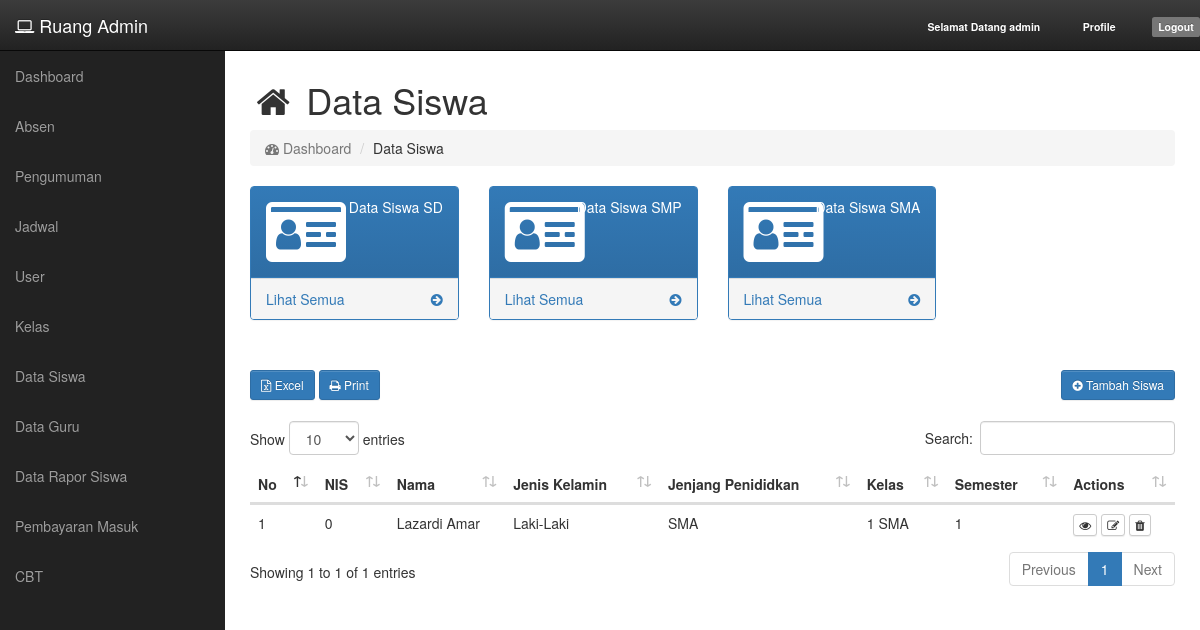
Page /siswa/3 (signed in) on the earlier database version.
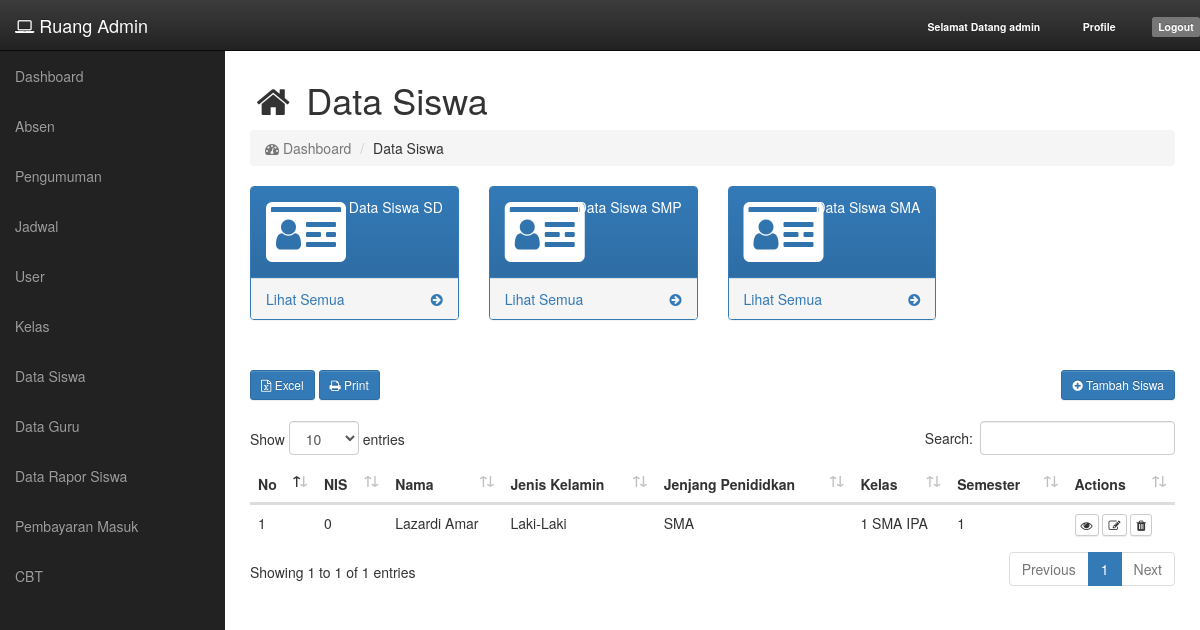
Same page on the later database version.
### tables this page shows
CREATE TABLE `tb_siswa` (
  `siswa_id` int(11) NOT NULL,
  `siswa_nis` varchar(255) DEFAULT NULL,
  `siswa_nama` varchar(255) DEFAULT NULL,
  `siswa_tmp_lahir` varchar(255) DEFAULT NULL,
  `siswa_tgl_lahir` date DEFAULT NULL,
  `siswa_jenis_kelamin` int(11) DEFAULT NULL,
  `siswa_agama` varchar(255) DEFAULT NULL,
  `siswa_anak_ke` int(11) DEFAULT NULL,
  `siswa_alamat` text,
  `siswa_nama_ayah` varchar(255) DEFAULT NULL,
  `siswa_nama_ibu` varchar(255) DEFAULT NULL,
  `siswa_alamat_ortu` text,
  `siswa_nohp_ortu` varchar(255) DEFAULT NULL,
  `siswa_pekerjaan_ayah` varchar(255) DEFAULT NULL,
  `siswa_pekerjaan_ibu` varchar(255) DEFAULT NULL,
  `siswa_nama_wali` varchar(255) DEFAULT NULL,
  `siswa_nohp_wali` varchar(255) DEFAULT NULL,
  `siswa_alamat_wali` text,
  `siswa_pekerjaan_wali` varchar(255) DEFAULT NULL,
  `siswa_jenjang` int(11) DEFAULT NULL,
  `siswa_kelas` int(11) DEFAULT NULL,
  `siswa_semester` varchar(255) DEFAULT NULL,
  `siswa_foto` varchar(255) DEFAULT NULL,
  `siswa_uid` int(11) DEFAULT NULL
);

CREATE TABLE `tb_kelas` (
  `kelas_id` int(11) NOT NULL,
  `kelas_jenjang` int(11) DEFAULT NULL,
  `kelas_tingkat` int(11) DEFAULT NULL,
  `kelas_jurusan` int(11) DEFAULT NULL,
  `kelas_nama` varchar(128) DEFAULT NULL
);

CREATE TABLE `tb_jenjang` (
  `jenjang_id` int(11) NOT NULL,
  `jenjang_nama` varchar(255) DEFAULT NULL
);

### app/core/Controller.php (called while the page is built, shortened)
<?php
class Controller {
	public function model($model) {
		return new $model;
	}
	public function view($view, $data = []) {
		require_once 'app/views/' . $view . '.php';
	}
}

### app/core/App.php (called while the page is built, shortened)
<?php
class App {
  protected $method = 'index';
  protected $params = [];
  public function __construct() {
    $url = $this->parseURL();
    if (file_exists('app/controllers/' . $url[0] . '.php')) {
      unset($url[0]);
    }
    $this->controller = new $this->controller;
    if (!empty($url)) {
      $this->params = array_values($url);
    }
    call_user_func_array([$this->controller, $this->method], $this->params);
  }
  public function parseURL() {
    if (isset($_GET['url'])) {
      $url = rtrim($_GET['url'], '/');
      $url = filter_var($url, FILTER_SANITIZE_URL);
      $url = explode('/', $url);
      return $url;
    }
  }
}

### index.php (called while the page is built, shortened)
<?php
$app = new App;

### app/helpers/eda_helper.php (called while the page is built, shortened)
<?php
if (!function_exists('base_url')) {
	function base_url($atRoot=FALSE, $atCore=FALSE, $parse=FALSE){
		if (isset($_SERVER['HTTP_HOST'])) {
			$http = isset($_SERVER['HTTPS']) && strtolower($_SERVER['HTTPS']) !== 'off' ? 'https' : 'http';
			$hostname = $_SERVER['HTTP_HOST'];
			$dir = str_replace(basename($_SERVER['SCRIPT_NAME']), '', $_SERVER['SCRIPT_NAME']);
			$core = preg_split('@/@', str_replace($_SERVER['DOCUMENT_ROOT'], '', realpath(dirname(__FILE__))), NULL, PREG_SPLIT_NO_EMPTY);
			$core = $core[0];
			$tmplt = $atRoot ? ($atCore ? "%s://%s/%s/" : "%s://%s/") : ($atCore ? "%s://%s/%s/" : "%s://%s%s");
			$end = $atRoot ? ($atCore ? $core : $hostname) : ($atCore ? $core : $dir);
			$base_url = sprintf( $tmplt, $http, $hostname, $end );
		}
		else $base_url = 'http://localhost/';
		return $base_url;
	}
}

### app/core/Model.php (called while the page is built, shortened)
<?php
class Model {
	private $host = DB_HOST;
	private $user = DB_USER;
	private $pass = DB_PASS;
	private $db_name = DB_NAME;
	private $dbh;
	private $stmt;
	public function __construct() {
		$dsn = 'mysql:host=' . $this->host . ';dbname=' . $this->db_name;
		$option = [
			PDO::ATTR_PERSISTENT => true,
			PDO::ATTR_ERRMODE => PDO::ERRMODE_EXCEPTION
		];
		try {
			$this->dbh = new PDO($dsn, $this->user, $this->pass, $option);
		} catch (PDOException $e) {
			die($e->getMessage());
		}
	}
	public function query($query) {
		$this->stmt = $this->dbh->prepare($query);
	}
	public function bind($param, $value, $type = NULL) {
		if (is_null($type)) {
			switch (true) {
				default:
					$type = PDO::PARAM_STR;
			}
		}
		$this->stmt->bindValue($param, $value, $type);
	}
	public function execute() {
		$this->stmt->execute();
	}
	public function result() {
		$this->execute();
		return $this->stmt->fetchAll(PDO::FETCH_ASSOC);
	}
}

### app/models/Siswa_model.php (called while the page is built, shortened)
<?php
class Siswa_model {
	private $table = 'tb_siswa';
	private $db;
	public function __construct() {
		$this->db = new Model;
	}
	public function get_all($by, $single = FALSE) {
		$this->db->query(
			'SELECT * FROM '
			. $this->table .
			' INNER JOIN tb_jenjang ON jenjang_id = siswa_jenjang ' .
			' INNER JOIN tb_kelas ON kelas_id = siswa_kelas ' .
			' INNER JOIN tb_tingkat ON tingkat_id = kelas_tingkat ' .
			(!is_null($by) ? ' WHERE ' . $by[0] . '=:' . $by[0] : '')
		);
		if (!is_null($by)) {
			$this->db->bind($by[0], $by[1]);
		}
		if ($single) {
			$method = $this->db->row();
		} else {
			$method = $this->db->result();
		}
		return $method;
	}
}

### app/models/Jenjang_model.php (called while the page is built, shortened)
<?php
class Jenjang_model {
	private $table = 'tb_jenjang';
	private $db;
	public function __construct() {
		$this->db = new Model;
	}
	public function get_orderby($order = NULL) {
		$this->db->query('SELECT * FROM ' . $this->table  . (!is_null($order) ? ' ORDER BY ' . $order : '') );
		return $this->db->result();
	}
}

### app/views/siswa/v_daftar_siswa.php (the view, shortened to what the changed rows need)
<link rel="stylesheet" href="<?php echo base_url(); ?>assets/plugins/datatables/css/dataTables.bootstrap4.min.css">
<link rel="stylesheet" href="<?php echo base_url(); ?>assets/plugins/datatables/css/buttons.dataTables.min.css">
<?php if ($_SESSION['role'] == 1) { ?>
<div id="page-wrapper">
    <div class="container-fluid">
        <div class="row">
            <div class="col-md-12">
                <h1><i class="fa fa-home fa-fw"></i> Data Siswa</h1>
            </div>
        </div>
<?php } ?>
        <div class="row">
            <div class="col-md-12">
                <div class="table-responsive">
                    <table id="tblSiswa" class="table table-borered table-hover">
                        <thead>
                            <tr>
                                <th>No</th>
                                <th>NIS</th>
                                <th>Nama</th>
                                <th>Jenis Kelamin</th>
                                <th>Jenjang Penididkan</th>
                                <th>Kelas</th>
                                <th>Semester</th>
                                <th style="max-width: 8vw;">Actions</th>
                            </tr>
                        </thead>
                        <tbody>
                            <?php foreach($data['siswa'] as $key => $siswa) : ?>
                                <tr>
                                    <td><?php echo $key + 1; ?></td>
                                    <td><?php echo $siswa['siswa_nis']; ?></td>
                                    <td><?php echo $siswa['siswa_nama']; ?></td>
                                    <td><?php echo ($siswa['siswa_jenis_kelamin'] == 1 ? 'Laki-Laki' : ($siswa['siswa_jenis_kelamin'] == 2 ? 'Wanita' : '')); ?></td>
                                    <td><?php echo $siswa['jenjang_nama']; ?></td>
                                    <td><?php echo $siswa['kelas_nama']; ?></td>
                                    <td><?php echo $siswa['siswa_semester']; ?></td>
                                    <td>
                                        <a href="<?php echo base_url(); ?>siswa/detail/<?php echo $siswa['siswa_id']; ?>" class="btn btn-default btn-xs"><i class="fa fa-eye"></i></a>
                                        <a href="<?php echo base_url(); ?>siswa/detail/<?php echo $siswa['siswa_id']; ?>" class="btn btn-default btn-xs"><i class="fa fa-edit"></i></a>
                                        <button class="btn btn-default btn-xs" data-id="<?php echo $siswa['siswa_id']; ?>" data-uid="<?php echo $siswa['siswa_uid']; ?>" data-jenjang="<?php echo $siswa['siswa_jenjang']; ?>" onclick="hapus(this)"><i class="fa fa-trash"></i></button>
                                    </td>
                                </tr>
                            <?php endforeach; ?>
                        </tbody>
                    </table>
                </div>
            </div>
        </div>
    </div>
</div>
<?php if ($_SESSION['role'] == 1) { ?>
    </div>
<?php } else { ?>
</section>
<?php } ?>

Differences in the rows shown:
changed through a linked row, tb_siswa "Lazardi Amar": siswa_kelas.kelas_nama "1 SMA" → "1 SMA IPA"
